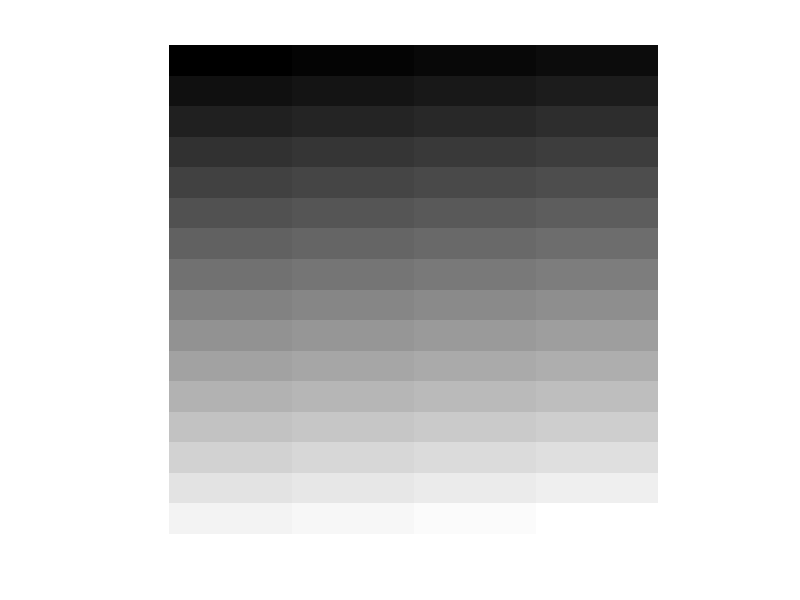

Reproduce this figure in MATLAB.
%----------------------------------------
% Semester: FALL 2020
% Course: ECE 551
% Designer: Ussash Arafat

% Computer Assignment 1
% Problem 3
%          (16x16 matrix containing 256 intensity levels)
%---------------------------------------

VALUE = 0;                                   %Initialize the primary intensity value
MATRIX = zeros(16,16);                       %Creating 16x16 matrix with all zero value

for ROW = 1:16                                
    for COLUMN = 1:16
        MATRIX(ROW,COLUMN) = VALUE;
        VALUE = VALUE+1;                     %Incrimenting intensity value by one
    end
end
IMAGE = mat2gray(MATRIX);                    %Matrix to gray imgae conversion

imshow(IMAGE, 'InitialMagnification', 'fit') %Initial magnification of image display which set to -
                                             %'fit' to scale the image to fit in the window